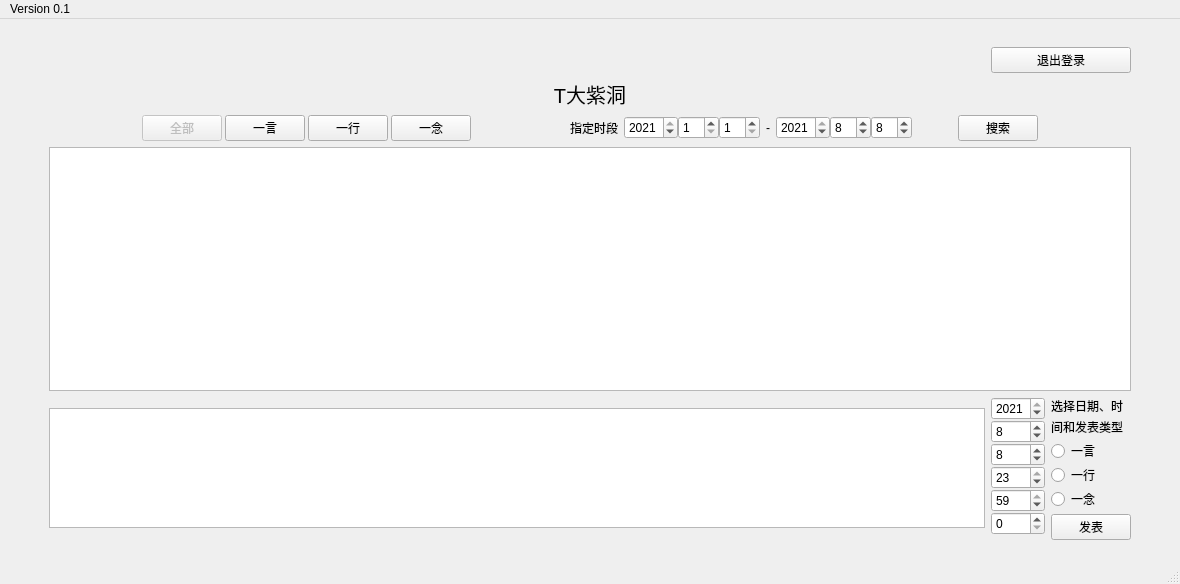
<?xml version="1.0" encoding="UTF-8"?>
<ui version="4.0">
 <class>MainWindow</class>
 <widget class="QMainWindow" name="MainWindow">
  <property name="geometry">
   <rect>
    <x>0</x>
    <y>0</y>
    <width>1180</width>
    <height>584</height>
   </rect>
  </property>
  <property name="sizePolicy">
   <sizepolicy hsizetype="Expanding" vsizetype="Expanding">
    <horstretch>0</horstretch>
    <verstretch>0</verstretch>
   </sizepolicy>
  </property>
  <property name="windowTitle">
   <string>T大紫洞</string>
  </property>
  <widget class="QWidget" name="centralwidget">
   <layout class="QVBoxLayout" name="verticalLayout_5">
    <item>
     <spacer name="verticalSpacer_2">
      <property name="orientation">
       <enum>Qt::Vertical</enum>
      </property>
      <property name="sizeType">
       <enum>QSizePolicy::Fixed</enum>
      </property>
      <property name="sizeHint" stdset="0">
       <size>
        <width>20</width>
        <height>13</height>
       </size>
      </property>
     </spacer>
    </item>
    <item>
     <widget class="QDialogButtonBox" name="buttonBox">
      <property name="standardButtons">
       <set>QDialogButtonBox::NoButton</set>
      </property>
     </widget>
    </item>
    <item>
     <layout class="QHBoxLayout" name="horizontalLayout_7">
      <item>
       <spacer name="horizontalSpacer_5">
        <property name="orientation">
         <enum>Qt::Horizontal</enum>
        </property>
        <property name="sizeType">
         <enum>QSizePolicy::Fixed</enum>
        </property>
        <property name="sizeHint" stdset="0">
         <size>
          <width>40</width>
          <height>20</height>
         </size>
        </property>
       </spacer>
      </item>
      <item>
       <layout class="QGridLayout" name="gridLayout">
        <item row="3" column="1">
         <layout class="QHBoxLayout" name="horizontalLayout_6">
          <item>
           <layout class="QVBoxLayout" name="verticalLayout_4">
            <property name="spacing">
             <number>0</number>
            </property>
            <item>
             <widget class="QSpinBox" name="spinBoxy">
              <property name="minimum">
               <number>1970</number>
              </property>
              <property name="maximum">
               <number>2021</number>
              </property>
              <property name="value">
               <number>2021</number>
              </property>
             </widget>
            </item>
            <item>
             <widget class="QSpinBox" name="spinBoxM">
              <property name="minimum">
               <number>1</number>
              </property>
              <property name="maximum">
               <number>12</number>
              </property>
              <property name="value">
               <number>8</number>
              </property>
             </widget>
            </item>
            <item>
             <widget class="QSpinBox" name="spinBoxd">
              <property name="minimum">
               <number>1</number>
              </property>
              <property name="maximum">
               <number>31</number>
              </property>
              <property name="singleStep">
               <number>1</number>
              </property>
              <property name="value">
               <number>8</number>
              </property>
             </widget>
            </item>
            <item>
             <widget class="QSpinBox" name="spinBoxh">
              <property name="maximum">
               <number>23</number>
              </property>
              <property name="value">
               <number>23</number>
              </property>
             </widget>
            </item>
            <item>
             <widget class="QSpinBox" name="spinBoxm">
              <property name="maximum">
               <number>59</number>
              </property>
              <property name="value">
               <number>59</number>
              </property>
              <property name="displayIntegerBase">
               <number>10</number>
              </property>
             </widget>
            </item>
            <item>
             <widget class="QSpinBox" name="spinBoxs">
              <property name="maximum">
               <number>59</number>
              </property>
              <property name="value">
               <number>0</number>
              </property>
              <property name="displayIntegerBase">
               <number>10</number>
              </property>
             </widget>
            </item>
           </layout>
          </item>
          <item>
           <layout class="QVBoxLayout" name="verticalLayout_2">
            <property name="spacing">
             <number>3</number>
            </property>
            <item>
             <widget class="QLabel" name="label_4">
              <property name="sizePolicy">
               <sizepolicy hsizetype="Fixed" vsizetype="Preferred">
                <horstretch>0</horstretch>
                <verstretch>0</verstretch>
               </sizepolicy>
              </property>
              <property name="text">
               <string>选择日期、时</string>
              </property>
              <property name="alignment">
               <set>Qt::AlignBottom|Qt::AlignLeading|Qt::AlignLeft</set>
              </property>
             </widget>
            </item>
            <item>
             <widget class="QLabel" name="label_5">
              <property name="text">
               <string>间和发表类型</string>
              </property>
             </widget>
            </item>
            <item>
             <layout class="QVBoxLayout" name="verticalLayout">
              <property name="spacing">
               <number>0</number>
              </property>
              <item>
               <widget class="QRadioButton" name="radioButtonChat">
                <property name="sizePolicy">
                 <sizepolicy hsizetype="Fixed" vsizetype="Fixed">
                  <horstretch>0</horstretch>
                  <verstretch>0</verstretch>
                 </sizepolicy>
                </property>
                <property name="text">
                 <string>一言</string>
                </property>
               </widget>
              </item>
              <item>
               <widget class="QRadioButton" name="radioButtonAction">
                <property name="sizePolicy">
                 <sizepolicy hsizetype="Fixed" vsizetype="Fixed">
                  <horstretch>0</horstretch>
                  <verstretch>0</verstretch>
                 </sizepolicy>
                </property>
                <property name="text">
                 <string>一行</string>
                </property>
               </widget>
              </item>
              <item>
               <widget class="QRadioButton" name="radioButtonThought">
                <property name="sizePolicy">
                 <sizepolicy hsizetype="Fixed" vsizetype="Fixed">
                  <horstretch>0</horstretch>
                  <verstretch>0</verstretch>
                 </sizepolicy>
                </property>
                <property name="text">
                 <string>一念</string>
                </property>
               </widget>
              </item>
             </layout>
            </item>
            <item>
             <widget class="QPushButton" name="pushButtonSend">
              <property name="sizePolicy">
               <sizepolicy hsizetype="Fixed" vsizetype="Fixed">
                <horstretch>0</horstretch>
                <verstretch>0</verstretch>
               </sizepolicy>
              </property>
              <property name="cursor">
               <cursorShape>PointingHandCursor</cursorShape>
              </property>
              <property name="text">
               <string>发表</string>
              </property>
             </widget>
            </item>
           </layout>
          </item>
         </layout>
        </item>
        <item row="3" column="0">
         <widget class="QPlainTextEdit" name="EditBox">
          <property name="maximumSize">
           <size>
            <width>16777215</width>
            <height>120</height>
           </size>
          </property>
          <property name="cursor" stdset="0">
           <cursorShape>IBeamCursor</cursorShape>
          </property>
         </widget>
        </item>
        <item row="1" column="0" colspan="2">
         <layout class="QVBoxLayout" name="verticalLayout_3">
          <item>
           <widget class="QLabel" name="label_3">
            <property name="font">
             <font>
              <pointsize>15</pointsize>
             </font>
            </property>
            <property name="text">
             <string>T大紫洞</string>
            </property>
            <property name="alignment">
             <set>Qt::AlignCenter</set>
            </property>
           </widget>
          </item>
          <item>
           <layout class="QHBoxLayout" name="horizontalLayout_5">
            <item>
             <spacer name="horizontalSpacer">
              <property name="orientation">
               <enum>Qt::Horizontal</enum>
              </property>
              <property name="sizeHint" stdset="0">
               <size>
                <width>40</width>
                <height>20</height>
               </size>
              </property>
             </spacer>
            </item>
            <item>
             <layout class="QHBoxLayout" name="horizontalLayout_4">
              <property name="spacing">
               <number>3</number>
              </property>
              <item>
               <widget class="QPushButton" name="pushButtonAll">
                <property name="enabled">
                 <bool>false</bool>
                </property>
                <property name="cursor">
                 <cursorShape>PointingHandCursor</cursorShape>
                </property>
                <property name="text">
                 <string>全部</string>
                </property>
               </widget>
              </item>
              <item>
               <widget class="QPushButton" name="pushButtonChat">
                <property name="cursor">
                 <cursorShape>PointingHandCursor</cursorShape>
                </property>
                <property name="text">
                 <string>一言</string>
                </property>
               </widget>
              </item>
              <item>
               <widget class="QPushButton" name="pushButtonAction">
                <property name="cursor">
                 <cursorShape>PointingHandCursor</cursorShape>
                </property>
                <property name="text">
                 <string>一行</string>
                </property>
               </widget>
              </item>
              <item>
               <widget class="QPushButton" name="pushButtonThought">
                <property name="cursor">
                 <cursorShape>PointingHandCursor</cursorShape>
                </property>
                <property name="text">
                 <string>一念</string>
                </property>
               </widget>
              </item>
             </layout>
            </item>
            <item>
             <spacer name="horizontalSpacer_2">
              <property name="orientation">
               <enum>Qt::Horizontal</enum>
              </property>
              <property name="sizeHint" stdset="0">
               <size>
                <width>40</width>
                <height>20</height>
               </size>
              </property>
             </spacer>
            </item>
            <item>
             <layout class="QHBoxLayout" name="horizontalLayout_3">
              <item>
               <widget class="QLabel" name="label">
                <property name="text">
                 <string>指定时段</string>
                </property>
                <property name="textFormat">
                 <enum>Qt::AutoText</enum>
                </property>
                <property name="wordWrap">
                 <bool>false</bool>
                </property>
               </widget>
              </item>
              <item>
               <layout class="QHBoxLayout" name="horizontalLayout" stretch="1,0,0">
                <property name="spacing">
                 <number>0</number>
                </property>
                <property name="sizeConstraint">
                 <enum>QLayout::SetDefaultConstraint</enum>
                </property>
                <item>
                 <widget class="QSpinBox" name="spinBoxFirstYear">
                  <property name="sizePolicy">
                   <sizepolicy hsizetype="Minimum" vsizetype="Fixed">
                    <horstretch>0</horstretch>
                    <verstretch>0</verstretch>
                   </sizepolicy>
                  </property>
                  <property name="minimum">
                   <number>1970</number>
                  </property>
                  <property name="maximum">
                   <number>2021</number>
                  </property>
                  <property name="value">
                   <number>2021</number>
                  </property>
                 </widget>
                </item>
                <item>
                 <widget class="QSpinBox" name="spinBoxFirstMonth">
                  <property name="minimum">
                   <number>1</number>
                  </property>
                  <property name="maximum">
                   <number>12</number>
                  </property>
                 </widget>
                </item>
                <item>
                 <widget class="QSpinBox" name="spinBoxFirstDay">
                  <property name="enabled">
                   <bool>true</bool>
                  </property>
                  <property name="minimum">
                   <number>1</number>
                  </property>
                  <property name="maximum">
                   <number>31</number>
                  </property>
                 </widget>
                </item>
               </layout>
              </item>
              <item>
               <widget class="QLabel" name="label_2">
                <property name="layoutDirection">
                 <enum>Qt::LeftToRight</enum>
                </property>
                <property name="text">
                 <string>-</string>
                </property>
               </widget>
              </item>
              <item>
               <layout class="QHBoxLayout" name="horizontalLayout_2" stretch="1,0,0">
                <property name="spacing">
                 <number>0</number>
                </property>
                <item>
                 <widget class="QSpinBox" name="spinBoxLastYear">
                  <property name="minimum">
                   <number>1970</number>
                  </property>
                  <property name="maximum">
                   <number>2021</number>
                  </property>
                  <property name="value">
                   <number>2021</number>
                  </property>
                 </widget>
                </item>
                <item>
                 <widget class="QSpinBox" name="spinBoxLastMonth">
                  <property name="minimum">
                   <number>1</number>
                  </property>
                  <property name="maximum">
                   <number>12</number>
                  </property>
                  <property name="value">
                   <number>8</number>
                  </property>
                 </widget>
                </item>
                <item>
                 <widget class="QSpinBox" name="spinBoxLastDay">
                  <property name="minimum">
                   <number>1</number>
                  </property>
                  <property name="maximum">
                   <number>31</number>
                  </property>
                  <property name="value">
                   <number>8</number>
                  </property>
                 </widget>
                </item>
               </layout>
              </item>
              <item>
               <spacer name="horizontalSpacer_3">
                <property name="orientation">
                 <enum>Qt::Horizontal</enum>
                </property>
                <property name="sizeHint" stdset="0">
                 <size>
                  <width>40</width>
                  <height>20</height>
                 </size>
                </property>
               </spacer>
              </item>
             </layout>
            </item>
            <item>
             <widget class="QPushButton" name="pushButtonSearch">
              <property name="cursor">
               <cursorShape>PointingHandCursor</cursorShape>
              </property>
              <property name="text">
               <string>搜索</string>
              </property>
             </widget>
            </item>
            <item>
             <spacer name="horizontalSpacer_4">
              <property name="orientation">
               <enum>Qt::Horizontal</enum>
              </property>
              <property name="sizeHint" stdset="0">
               <size>
                <width>40</width>
                <height>20</height>
               </size>
              </property>
             </spacer>
            </item>
           </layout>
          </item>
         </layout>
        </item>
        <item row="0" column="1">
         <widget class="QPushButton" name="pushButtonLogOut">
          <property name="cursor">
           <cursorShape>PointingHandCursor</cursorShape>
          </property>
          <property name="text">
           <string>退出登录</string>
          </property>
         </widget>
        </item>
        <item row="2" column="0" colspan="2">
         <widget class="QPlainTextEdit" name="DisplayBox">
          <property name="cursor" stdset="0">
           <cursorShape>IBeamCursor</cursorShape>
          </property>
          <property name="readOnly">
           <bool>true</bool>
          </property>
         </widget>
        </item>
       </layout>
      </item>
      <item>
       <spacer name="horizontalSpacer_6">
        <property name="orientation">
         <enum>Qt::Horizontal</enum>
        </property>
        <property name="sizeType">
         <enum>QSizePolicy::Fixed</enum>
        </property>
        <property name="sizeHint" stdset="0">
         <size>
          <width>40</width>
          <height>20</height>
         </size>
        </property>
       </spacer>
      </item>
     </layout>
    </item>
    <item>
     <spacer name="verticalSpacer">
      <property name="orientation">
       <enum>Qt::Vertical</enum>
      </property>
      <property name="sizeType">
       <enum>QSizePolicy::Fixed</enum>
      </property>
      <property name="sizeHint" stdset="0">
       <size>
        <width>20</width>
        <height>13</height>
       </size>
      </property>
     </spacer>
    </item>
   </layout>
  </widget>
  <widget class="QMenuBar" name="menubar">
   <property name="geometry">
    <rect>
     <x>0</x>
     <y>0</y>
     <width>1180</width>
     <height>26</height>
    </rect>
   </property>
   <widget class="QMenu" name="menuVersion_0_1">
    <property name="title">
     <string>Version 0.1</string>
    </property>
   </widget>
   <addaction name="menuVersion_0_1"/>
  </widget>
  <widget class="QStatusBar" name="statusbar"/>
 </widget>
 <resources/>
 <connections/>
</ui>
